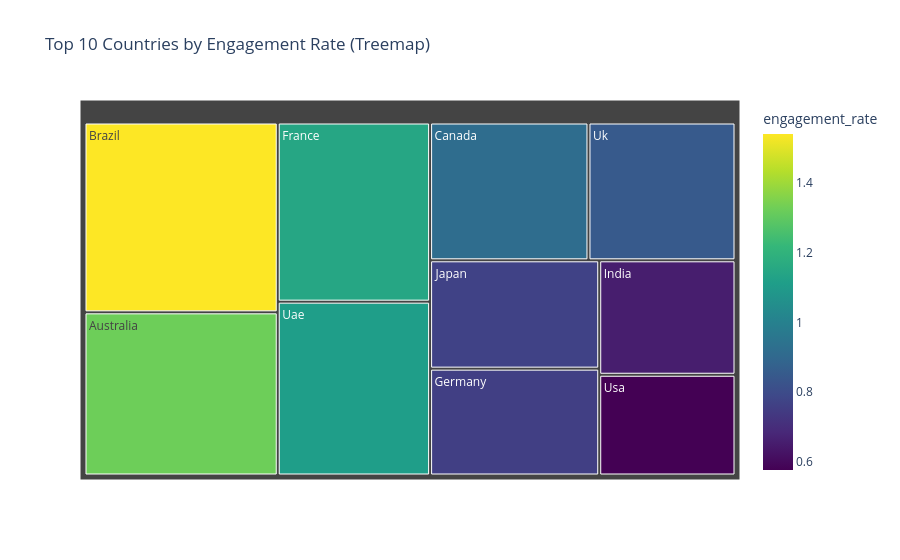

Here is the notebook cell this chart was saved with:
### Code cell
#Visualization
tree_map = px.treemap(
    top10,
    path=['country'],
    values='engagement_rate',
    color='engagement_rate',
    color_continuous_scale='Viridis',
    title='Top 10 Countries by Engagement Rate (Treemap)'
)

tree_map.show()

### Figure 1 — Plotly figure (JSON) as saved in the notebook; plotly's stock layout.template omitted (floating-point values rounded to 4 significant figures)
{"data": [{"branchvalues": "total", "customdata": [[1.541], [1.324], [1.146], [1.112], [0.9167], [0.851], [0.7696], [0.759], [0.655], [0.5766]], "domain": {"x": [0, 1], "y": [0, 1]}, "hovertemplate": "labels=%{label}<br>engagement_rate_sum=%{value}<br>parent=%{parent}<br>id=%{id}<br>engagement_rate=%{color}<extra></extra>", "ids": ["Brazil", "Australia", "France", "Uae", "Canada", "Uk", "Japan", "Germany", "India", "Usa"], "labels": ["Brazil", "Australia", "France", "Uae", "Canada", "Uk", "Japan", "Germany", "India", "Usa"], "marker": {"coloraxis": "coloraxis", "colors": [1.541, 1.324, 1.146, 1.112, 0.9167, 0.851, 0.7696, 0.759, 0.655, 0.5766]}, "name": "", "parents": ["", "", "", "", "", "", "", "", "", ""], "type": "treemap", "values": [1.541, 1.324, 1.146, 1.112, 0.9167, 0.851, 0.7696, 0.759, 0.655, 0.5766]}], "layout": {"coloraxis": {"colorbar": {"title": {"text": "engagement_rate"}}, "colorscale": [[0, "#440154"], [0.1111, "#482878"], [0.2222, "#3e4989"], [0.3333, "#31688e"], [0.4444, "#26828e"], [0.5556, "#1f9e89"], [0.6667, "#35b779"], [0.7778, "#6ece58"], [0.8889, "#b5de2b"], [1, "#fde725"]]}, "legend": {"tracegroupgap": 0}, "title": {"text": "Top 10 Countries by Engagement Rate (Treemap)"}}}
